Frame 1 (no input): blank canvas, image omitted
Frame 60 (no input): blank canvas, image omitted
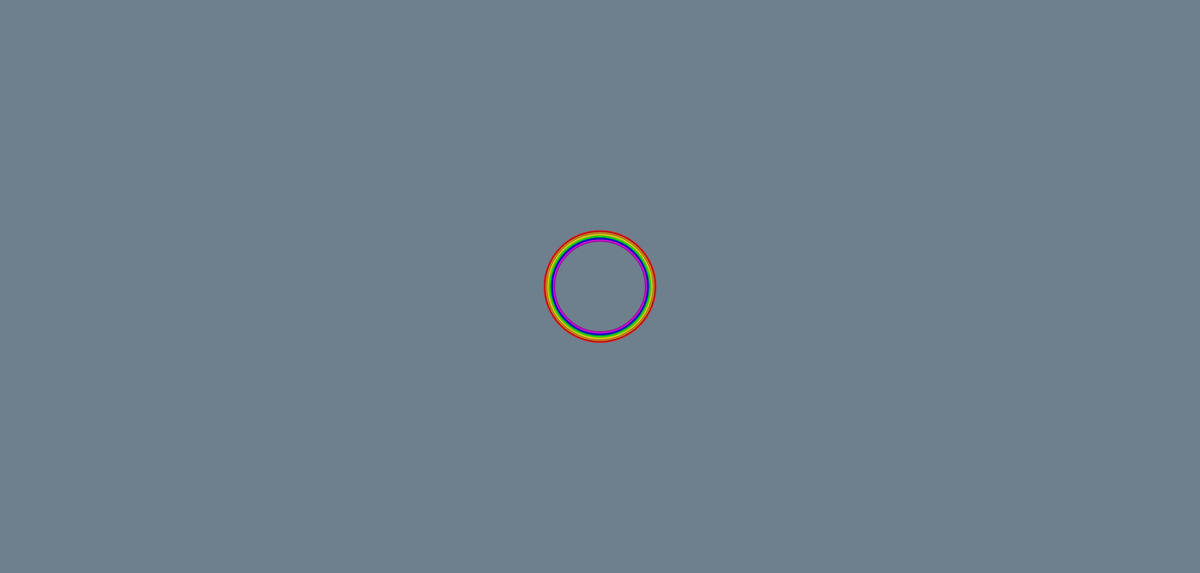
Frame 120 (the mouse pressed at the canvas centre since frame 60)

The p5.js sketch whose frames 1 and 60 were blank and that drew this single picture after the mouse press (run headless with seeded random() and noise() and a simulated clock; from frame 60 on, the mouse is pressed at the canvas centre):

// p5.js sketch
// ── sketch.js
let ripple_x = 0;
let ripple_y = 0;
let ripple_d = 50;

let ripplers = [];

class Rippler {
  constructor(x,y){
    this.x = x,
    this.y = y,
    this.d = 0
    this.o = 255;
    this.s = 3;
  }

  draw(){
    this.d += this.s;
    this.o -= 1;
    if (this.s > 0){
      this.s -= 0.005;
    }

    strokeWeight(2);

    stroke(255, 0, 0, this.o + 6);
    ellipse(this.x, this.y, this.d + 6);

    stroke(160, 0, 0, this.o + 3);
    ellipse(this.x, this.y, this.d + 3);

    stroke(255, 150, 0, this.o);
    ellipse(this.x, this.y, this.d);

    // circle 2
    if (this.d > 6){
      stroke(160, 100, 0, this.o + 3);
      ellipse(this.x, this.y, this.d - 3);

      stroke(255, 255, 0, this.o + 6);
      ellipse(this.x, this.y, this.d - 6);

      stroke(160, 160, 0, this.o + 9);
      ellipse(this.x, this.y, this.d - 9);
    }
    // circle 3
    if (this.d > 12){
      stroke(0, 255, 0, this.o + 12);
      ellipse(this.x, this.y, this.d - 12);

      stroke(0, 160, 0, this.o + 15);
      ellipse(this.x, this.y, this.d - 15);

      stroke(0, 0, 255, this.o + 18);
      ellipse(this.x, this.y, this.d - 18);
    }
    // circle 4
    if (this.d > 40){
      stroke(0, 0, 160, this.o + 21)
      ellipse(this.x, this.y, this.d - 21);

      stroke(255, 0, 255, this.o + 24)
      ellipse(this.x, this.y, this.d - 24);

      stroke(160, 0, 160, this.o + 27)
      ellipse(this.x, this.y, this.d - 27);
    }
  }
}

function setup() {
  createCanvas(1904, 910);
}

function draw() {
  background(110, 127, 142);
  strokeWeight(2);
  noFill();

  for (let i = 0; i < ripplers.length; i ++){
    ripplers[i].draw();
  }

  
}

function mousePressed(){
  ripple_x = mouseX;
  ripple_y = mouseY;
  ripple_d = 0;

  ripplers.push(new Rippler(mouseX, mouseY));
}
